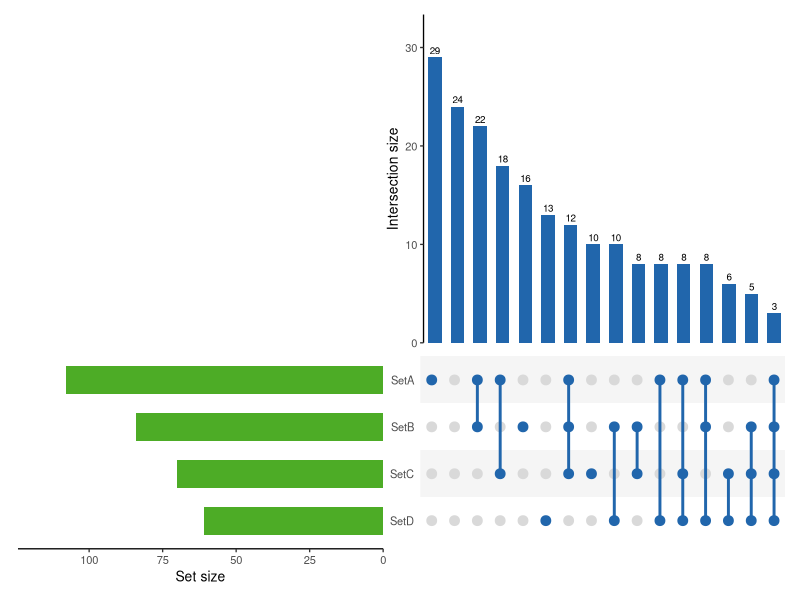

Generate this figure with R:
# UpSet Plot using ggplot2 + patchwork
# Inputs: a data frame with logical columns representing set membership
# No specialised packages (no UpSetR, no ComplexUpset)

library(ggplot2)
library(patchwork)
library(dplyr)
library(tidyr)

# ── helpers ──────────────────────────────────────────────────────────────────

#' Compute all intersection counts from a data frame of logical columns.
#'
#' @param df   Data frame containing (at least) the columns named in `sets`.
#' @param sets Character vector of logical column names (the sets).
#' @return A tibble with one row per observed intersection containing:
#'   - one column per set (TRUE/FALSE membership),
#'   - `count`      : number of rows in that intersection,
#'   - `intersection_id` : pasted set-membership string (for ordering).
compute_intersections <- function(df, sets) {
  df |>
    select(all_of(sets)) |>
    mutate(across(everything(), as.logical)) |>
    group_by(across(everything())) |>
    summarise(count = n(), .groups = "drop") |>
    arrange(desc(count)) |>
    mutate(intersection_id = row_number())
}

#' Build the three ggplot panels and combine with patchwork.
#'
#' @param df            Data frame with logical set-membership columns.
#' @param sets          Character vector of column names to use as sets.
#'                      If NULL all logical columns are used.
#' @param min_size      Drop intersections with fewer than this many members.
#' @param n_intersections Keep only the top-n intersections (by count).
#' @param bar_colour    Fill colour for the intersection bar chart.
#' @param dot_colour    Colour for filled dots / connecting lines in the matrix.
#' @param empty_colour  Colour for unfilled (absent) dots in the matrix.
#' @param set_bar_colour Fill colour for the set-size bar chart.
#' @param text_size     Base text size passed to ggplot themes.
#' @return A patchwork object that can be printed or saved with ggsave().
upset_plot <- function(
    df,
    sets             = NULL,
    min_size         = 1L,
    n_intersections  = 40L,
    bar_colour       = "#2166ac",
    dot_colour       = "#2166ac",
    empty_colour     = "#d9d9d9",
    set_bar_colour   = "#4dac26",
    text_size        = 11
) {

  # ── 0. resolve set columns ────────────────────────────────────────────────
  if (is.null(sets)) {
    sets <- names(df)[sapply(df, is.logical)]
    if (length(sets) == 0L)
      stop("No logical columns found. Supply `sets` explicitly.")
  }

  # ── 1. intersection table ─────────────────────────────────────────────────
  inter <- compute_intersections(df, sets)

  # filter & truncate
  inter <- inter |>
    filter(count >= min_size) |>
    slice_head(n = n_intersections) |>
    mutate(intersection_id = row_number())   # re-index after filtering

  n_inter <- nrow(inter)
  if (n_inter == 0L) stop("No intersections remain after filtering.")

  # ── 2. set sizes (total membership) ───────────────────────────────────────
  set_sizes <- df |>
    select(all_of(sets)) |>
    summarise(across(everything(), ~ sum(as.logical(.x), na.rm = TRUE))) |>
    pivot_longer(everything(), names_to = "set", values_to = "size") |>
    mutate(set = factor(set, levels = rev(sets)))   # rev so top set is first

  # ── 3. long matrix table for dots & lines ────────────────────────────────
  matrix_long <- inter |>
    select(intersection_id, count, all_of(sets)) |>
    pivot_longer(all_of(sets), names_to = "set", values_to = "member") |>
    mutate(set = factor(set, levels = rev(sets)))

  # segment endpoints: connect dots that are TRUE within each intersection
  segs <- matrix_long |>
    filter(member) |>
    group_by(intersection_id) |>
    filter(n() > 1) |>          # only draw lines when ≥2 sets active
    summarise(
      ymin = min(as.integer(set)),
      ymax = max(as.integer(set)),
      .groups = "drop"
    )

  # ── 4. shared x-axis limits ───────────────────────────────────────────────
  x_limits <- c(0.5, n_inter + 0.5)

  # ── 5. TOP panel: intersection size bar chart ─────────────────────────────
  p_top <- ggplot(inter, aes(x = intersection_id, y = count)) +
    geom_col(fill = bar_colour, width = 0.6) +
    geom_text(aes(label = count), vjust = -0.4, size = text_size * 0.25) +
    scale_x_continuous(limits = x_limits, expand = c(0, 0)) +
    scale_y_continuous(expand = expansion(mult = c(0, 0.15))) +
    labs(y = "Intersection size", x = NULL) +
    coord_cartesian(clip = "off") +
    theme_classic(base_size = text_size) +
    theme(
      axis.text.x  = element_blank(),
      axis.ticks.x = element_blank(),
      axis.line.x  = element_blank(),
      plot.margin  = margin(5, 5, 4, 5)
    )

  # -- 6. MIDDLE panel: membership matrix ----------------------------------
  # alternating row background rectangles
  set_levels <- levels(matrix_long$set)
  row_bands <- data.frame(
    y_int = seq_along(set_levels),
    fill  = ifelse(seq_along(set_levels) %% 2 == 0, "#f5f5f5", "white")
  )

  p_matrix <- ggplot(matrix_long, aes(x = intersection_id, y = set)) +
    # alternating row stripes (drawn first, behind everything)
    geom_rect(
      data = row_bands,
      aes(ymin = y_int - 0.5, ymax = y_int + 0.5,
          xmin = x_limits[1],  xmax = x_limits[2],
          fill = I(fill)),
      inherit.aes = FALSE
    ) +
    # background grid dots (absent)
    geom_point(
      data = filter(matrix_long, !member),
      colour = empty_colour, size = 3
    ) +
    # connecting vertical segments
    geom_segment(
      data = segs,
      aes(x = intersection_id, xend = intersection_id,
          y = ymin, yend = ymax),
      colour = dot_colour, linewidth = 1,
      inherit.aes = FALSE
    ) +
    # filled dots (present)
    geom_point(
      data = filter(matrix_long, member),
      colour = dot_colour, size = 3
    ) +
    scale_x_continuous(limits = x_limits, expand = c(0, 0)) +
    scale_y_discrete() +
    labs(x = NULL, y = NULL) +
    theme_classic(base_size = text_size) +
    theme(
      axis.text.x  = element_blank(),
      axis.ticks   = element_blank(),
      axis.line    = element_blank(),
      plot.margin  = margin(0, 5, 5, 5)
    )


  # ── 7. RIGHT panel: set size bar chart ────────────────────────────────────
  p_sets <- ggplot(set_sizes, aes(x = size, y = set)) +
    geom_col(fill = set_bar_colour, width = 0.6) +
#    geom_text(aes(label = size), hjust = -0.2, size = text_size * 0.25) +
    scale_x_reverse(expand = expansion(mult = c(0.15, 0))) +
    labs(x = "Set size", y = NULL) +
    theme_classic(base_size = text_size) +
    theme(
      axis.text.y  = element_blank(),
      axis.line.y  = element_blank(),
      axis.ticks.y = element_blank(),
      plot.margin  = margin(0, 0, 5, 5)
    )

  # ── 8. empty spacer (top-left corner) ─────────────────────────────────────
  p_empty <- ggplot() + theme_void()

  # ── 9. assemble with patchwork ────────────────────────────────────────────
  # Layout:
  #   [ empty  |   top bar chart  ]
  #   [ set bars | matrix         ]
  (p_empty | p_top) /
    (p_sets | p_matrix) +
    plot_layout(
      widths  = c(1, 3),   # set-bars narrower than main panels
      heights = c(2, 1.2)  # bar chart taller than matrix
    )
}


# ── demo ─────────────────────────────────────────────────────────────────────

set.seed(42)
n <- 200

demo_df <- tibble(
  SetA = sample(c(TRUE, FALSE), n, replace = TRUE, prob = c(0.6, 0.4)),
  SetB = sample(c(TRUE, FALSE), n, replace = TRUE, prob = c(0.5, 0.5)),
  SetC = sample(c(TRUE, FALSE), n, replace = TRUE, prob = c(0.4, 0.6)),
  SetD = sample(c(TRUE, FALSE), n, replace = TRUE, prob = c(0.3, 0.7)),
  extra_col = rnorm(n)   # non-logical column — ignored automatically
)

p <- upset_plot(demo_df, text_size = 10)
print(p)
